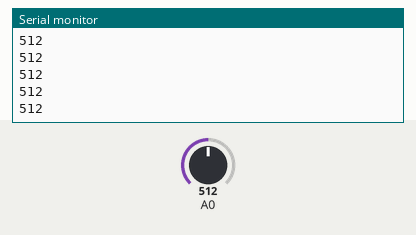
Bench run of a sketch on a simulated Arduino Uno, built with avr-gcc and run on an emulated ATmega328P. On the bench: the last lines printed to the serial monitor. The test bench sets the inputs (shaded band); at power-on: A0 = 512.

Above: at 1.2 s.
1.3 s: A0 set to 710
At 1.31 s:
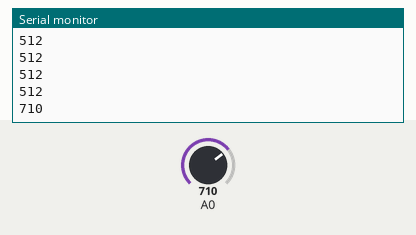
2.8 s: A0 set to 716
At 2.81 s:
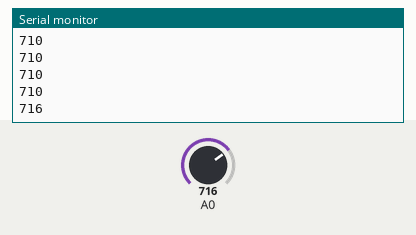
Timing chart, 0 to 5.8 s (numbered marks = the images above; inputs shaded):
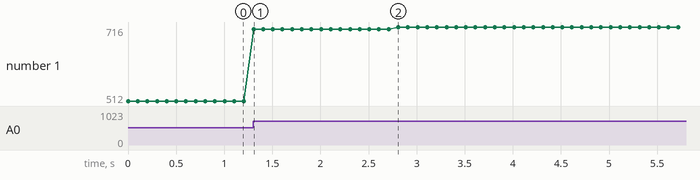

Measured:
- after the input at 1.3 s, the serial monitor: prints a new line at once (image 1)
- after the input at 2.8 s, the serial monitor: prints a new line at once (image 2)
- plotted number 1: 512 → 710 after the input at 1.3 s, 710 → 716 after the input at 2.8 s

The sketch:

if-else.ino
```cpp
/*подключи светодиоды к цифровым пинам 2,5,6
А потенциометр - средний пин к а0, крайние - к 5v и gnd
*/

void setup() {
  // put your setup code here, to run once:
Serial.begin(9600);
}

void loop() {
  int ports[] = {2, 5, 6};
  for (int i = 0; i <3; i++) {
      digitalWrite(ports[i], LOW);
    }
  // put your main code here, to run repeatedly:
  int sensorValue = analogRead(A0);
  Serial.println(sensorValue);

  if (sensorValue < 300) {
    digitalWrite(2, HIGH);
    }
  else if (sensorValue < 700) {
    digitalWrite(5, HIGH);
  }
  else {
    digitalWrite(6, HIGH);
    }
          delay(100);
}
```
